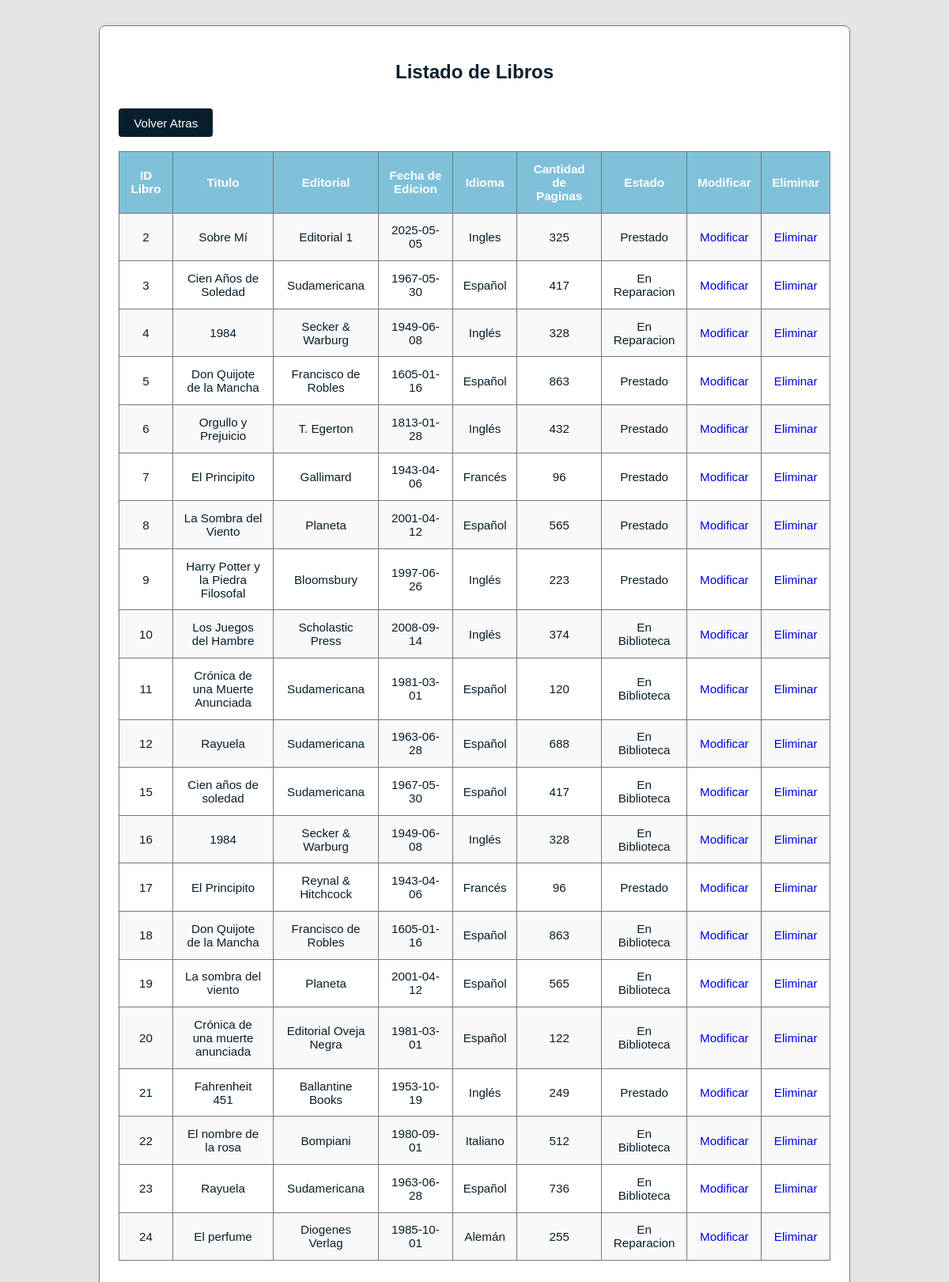
Screenshot of /dashboard/Libro/listadoLibro.php with the database file from the repository.
### tables this page shows
CREATE TABLE `libro` (
  `cod_libro` int(11) NOT NULL,
  `titulo` varchar(100) DEFAULT NULL,
  `editorial` varchar(100) DEFAULT NULL,
  `f_edicion` date DEFAULT NULL,
  `idioma` varchar(100) DEFAULT NULL,
  `cant_pag` int(11) DEFAULT NULL,
  `estado` varchar(100) DEFAULT NULL
);

### dashboard/Libro/listadoLibro.php (the view, shortened to what this page needs)
<!DOCTYPE html>
<html lang="es">
<head>
    <link rel="stylesheet" href="../../css/base.css">
    <link rel="stylesheet" href="../../css/listado.css">
</head>
<body>
    <div class="table-container">
        <h2>Listado de Libros</h2>
        <a href="indexLibro.html" class="btn-back">Volver Atras</a>
        <br> <br>
        <?php
            include("../../conexion.php");
            $sql = "SELECT * FROM libro";
            $res = mysqli_query($con,$sql);
            if($cant = mysqli_num_rows($res) == 0){
                echo "No hay registros de Libros";
            }else{
                echo "<table>";
                echo "<tr>";
                echo "<th>ID Libro</th>";
                echo "<th>Titulo</th>";
                echo "<th>Editorial</th>";
                echo "<th>Fecha de Edicion</th>";
                echo "<th>Idioma</th>";
                echo "<th>Cantidad de Paginas</th>";
                echo "<th>Estado</th>";
                echo "<th>Modificar</th>";
                echo "<th>Eliminar</th>";
                echo "</tr>";
                while($value = mysqli_fetch_assoc($res)){
                    echo "<tr>";
                    echo "<td>{$value['cod_libro']}</td>";
                    echo "<td>{$value['titulo']}</td>";
                    echo "<td>{$value['editorial']}</td>";
                    echo "<td>{$value['f_edicion']}</td>";
                    echo "<td>{$value['idioma']}</td>";
                    echo "<td>{$value['cant_pag']}</td>";
                    echo "<td>{$value['estado']}</td>";
                    echo "<td> <a href='modificarLibro.php?cod={$value['cod_libro']}'>Modificar</td>";
                    echo "<td> <a href='eliminarLibro.php?cod={$value['cod_libro']}'>Eliminar</td>";
                    echo "</tr>";
                }
                echo "</table>";
            }
        ?>
    </div>
</body>
</html>

### css/base.css (style rules this page uses)
:root { --color-primary: #80c1da; --color-accent: #ade3e2; --color-text: #091e2c; --color-muted: #747a7e; --color-bg: #e5e5e5; }
body { font-family: Arial, sans-serif; background: var(--color-bg); color: var(--color-text); margin: 0; padding: 0; }
h1, h2 { margin-bottom: 1rem; color: var(--color-text); text-align: center; }
a { text-decoration: none; }

### css/listado.css (style rules this page uses)
.table-container { max-width: 900px; margin: 2rem auto; padding: 1.5rem; background: #fff; border: 1px solid var(--color-muted); border-radius: 8px; box-shadow: 0 2px 8px rgba(0,0,0,0.05); }
.table-container h2 { text-align: center; margin-bottom: 1rem; color: var(--color-text); }
table { width: 100%; border-collapse: collapse; margin-bottom: 1rem; font-size: 0.95rem; }
th, td { padding: 0.8rem; text-align: center; border: 1px solid var(--color-muted); }
th { background: var(--color-primary); color: #fff; font-weight: bold; }
tr:nth-child(even) { background: #f9f9f9; }
.btn-back { display: inline-block; margin-top: 1rem; padding: 0.6rem 1.2rem; border-radius: 4px; background-color: #091e2c; color: #fff; text-decoration: none; font-size: 0.95rem; transition: background-color 0.2s ease-in-out; }

### rows the page displays
libro: cod_libro "2", titulo "Sobre Mí", editorial "Editorial 1", f_edicion "2025-05-05", idioma "Ingles", cant_pag "325", estado "Prestado"
libro: cod_libro "3", titulo "Cien Años de Soledad", editorial "Sudamericana", f_edicion "1967-05-30", idioma "Español", cant_pag "417", estado "En Reparacion"
libro: cod_libro "4", titulo "1984", editorial "Secker & Warburg", f_edicion "1949-06-08", idioma "Inglés", cant_pag "328", estado "En Reparacion"
libro: cod_libro "5", titulo "Don Quijote de la Mancha", editorial "Francisco de Robles", f_edicion "1605-01-16", idioma "Español", cant_pag "863", estado "Prestado"
libro: cod_libro "6", titulo "Orgullo y Prejuicio", editorial "T. Egerton", f_edicion "1813-01-28", idioma "Inglés", cant_pag "432", estado "Prestado"
libro: cod_libro "7", titulo "El Principito", editorial "Gallimard", f_edicion "1943-04-06", idioma "Francés", cant_pag "96", estado "Prestado"
libro: cod_libro "8", titulo "La Sombra del Viento", editorial "Planeta", f_edicion "2001-04-12", idioma "Español", cant_pag "565", estado "Prestado"
libro: cod_libro "9", titulo "Harry Potter y la Piedra Filosofal", editorial "Bloomsbury", f_edicion "1997-06-26", idioma "Inglés", cant_pag "223", estado "Prestado"
libro: cod_libro "10", titulo "Los Juegos del Hambre", editorial "Scholastic Press", f_edicion "2008-09-14", idioma "Inglés", cant_pag "374", estado "En Biblioteca"
libro: cod_libro "11", titulo "Crónica de una Muerte Anunciada", editorial "Sudamericana", f_edicion "1981-03-01", idioma "Español", cant_pag "120", estado "En Biblioteca"
libro: cod_libro "12", titulo "Rayuela", editorial "Sudamericana", f_edicion "1963-06-28", idioma "Español", cant_pag "688", estado "En Biblioteca"
libro: cod_libro "15", titulo "Cien años de soledad", editorial "Sudamericana", f_edicion "1967-05-30", idioma "Español", cant_pag "417", estado "En Biblioteca"
libro: cod_libro "16", titulo "1984", editorial "Secker & Warburg", f_edicion "1949-06-08", idioma "Inglés", cant_pag "328", estado "En Biblioteca"
libro: cod_libro "17", titulo "El Principito", editorial "Reynal & Hitchcock", f_edicion "1943-04-06", idioma "Francés", cant_pag "96", estado "Prestado"
libro: cod_libro "18", titulo "Don Quijote de la Mancha", editorial "Francisco de Robles", f_edicion "1605-01-16", idioma "Español", cant_pag "863", estado "En Biblioteca"
libro: cod_libro "19", titulo "La sombra del viento", editorial "Planeta", f_edicion "2001-04-12", idioma "Español", cant_pag "565", estado "En Biblioteca"
libro: cod_libro "20", titulo "Crónica de una muerte anunciada", editorial "Editorial Oveja Negra", f_edicion "1981-03-01", idioma "Español", cant_pag "122", estado "En Biblioteca"
libro: cod_libro "21", titulo "Fahrenheit 451", editorial "Ballantine Books", f_edicion "1953-10-19", idioma "Inglés", cant_pag "249", estado "Prestado"
libro: cod_libro "22", titulo "El nombre de la rosa", editorial "Bompiani", f_edicion "1980-09-01", idioma "Italiano", cant_pag "512", estado "En Biblioteca"
libro: cod_libro "23", titulo "Rayuela", editorial "Sudamericana", f_edicion "1963-06-28", idioma "Español", cant_pag "736", estado "En Biblioteca"
libro: cod_libro "24", titulo "El perfume", editorial "Diogenes Verlag", f_edicion "1985-10-01", idioma "Alemán", cant_pag "255", estado "En Reparacion"
